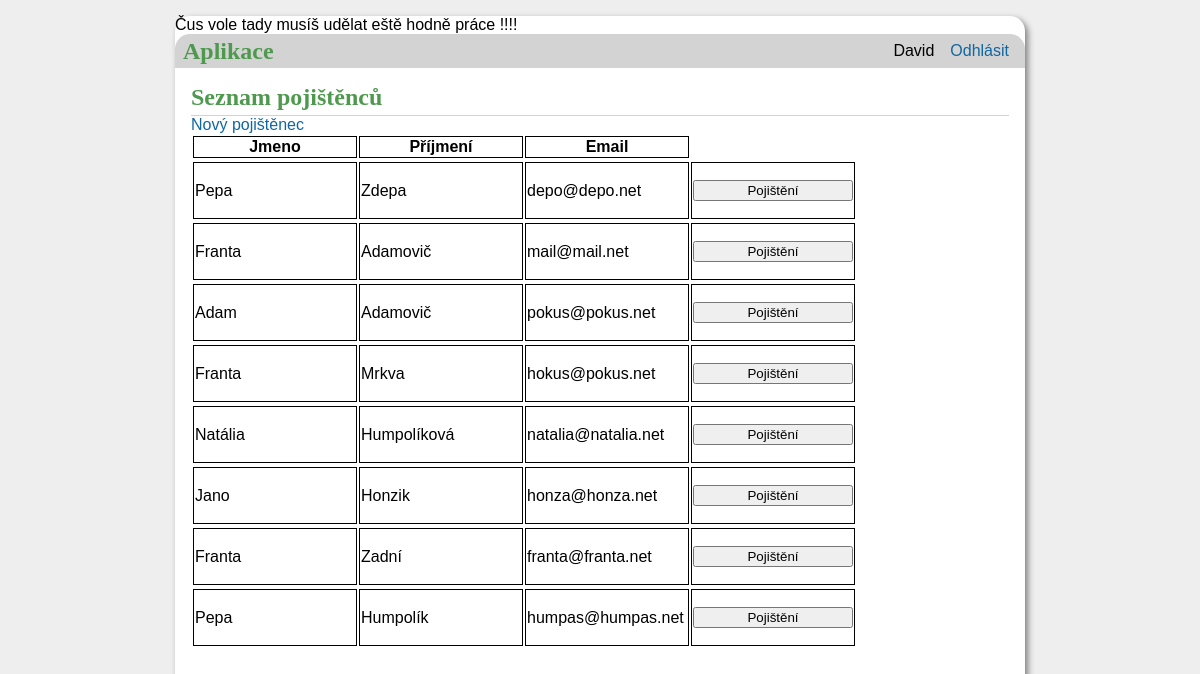
Screenshot of /list (signed in) with the database file from the repository.
### tables this page shows
CREATE TABLE administration (
id INTEGER PRIMARY KEY AUTOINCREMENT,
name TEXT NOT NULL,
surname TEXT NOT NULL,
password TEXT NOT NULL,
email TEXT UNIQUE NOT NULL
);

CREATE TABLE users (
id INTEGER PRIMARY KEY AUTOINCREMENT,
email TEXT UNIQUE NOT NULL,
name TEXT NOT NULL,
surname TEXT NOT NULL,
tel INTEGER NOT NULL,
street_descriptive TEXT NOT NULL,
city TEXT NOT NULL,
zip_code INTEGER NOT NULL
);

### aplikace/extract.py (the view)
@bp.route('/list', methods=('GET', 'POST'))
def list():
    db = get_db()
    posts = db.execute(
        'SELECT name, surname, email FROM users'
    ).fetchall()
    return render_template('extract/extract_list.html', posts=posts)

### aplikace/auth.py (called while the page is built)
@bp.before_app_request
def load_logged_in_user():
    user_id = session.get('email')
    if user_id is None:
        g.user = None
    else:
        g.user = get_db().execute(
            'SELECT * FROM administration WHERE email = ?', (user_id,)
        ).fetchone()

### aplikace/db.py (called while the page is built)
def get_db():
    if 'db' not in g:
        g.db = sqlite3.connect(
            current_app.config['DATABASE'],
            detect_types=sqlite3.PARSE_DECLTYPES
        )
        g.db.row_factory = sqlite3.Row
    return g.db

### aplikace/templates/extract/extract_list.html (shortened to what this page needs)
{% extends 'base.html' %}
{% block header %}
    <h1> {% block title %}Seznam pojištěnců{% endblock title %}
{% endblock header %}
{% block content %}
{% if g.user['name'] == 'David' %}
        <a href="{{ url_for('create.create') }}">Nový pojištěnec</a>
{% endif %}
        <table  >
            <thead>
                <tr>
                    <th>Jmeno</th>
                    <th>Příjmení</th>
                    <th>Email</th>
                </tr>
            </thead>
            {% for post in posts %}
            <table  >
                <tr >
                    <td>{{ post['name'] }}</td>
                    <td>{{ post['surname'] }}</td>
                    <td>{{ post['email'] }}</td>
                    <td><form method="post" action="{{ url_for('insurance.list_insurance') }}">
                            <button type="submit">Pojištění</button>
                        </form>
                    </td>
                </tr>
            </table>
        </table>
        {% endfor %}
{% endblock content %}

### aplikace/templates/base.html (shortened to what this page needs)
<!doctype html>
<link rel="stylesheet" href="{{ url_for('static', filename='style.css')}}">
<nav>
    <h1>Aplikace</h1>
    <ul>
        {% if g.user %}
            <li><span>{{ g.user['name'] }}</span>
            <li><a href="{{ url_for('auth.logout') }}">Odhlásit</a>
        {% else %}
            <li><a href="{{ url_for('auth.login') }}">Odhlášen</a>
                <p>{{ g.user['name'] }}</p>
        {% endif %}
    </ul>
</nav>
<section class="content">
    <header>
        {% block header %}{% endblock header %}
    </header>
    {% block content %}{% endblock content %}
</section>

### aplikace/static/style.css (style rules this page uses)
h1 { font-family: serif; color: #4e994e; margin: 1rem 0; }
a { color: #1067a1; text-decoration: none; }
nav { background: lightgray; display: flex; align-items: center; padding: 0 0.5rem; border-radius: 15px 15px 0 0; }
nav h1 { flex: auto; margin: 0; }
nav ul { display: flex; list-style: none; margin: 0; padding: 0; }
nav ul li a, nav ul li span, header .action { display: block; padding: 0.5rem; }
.content { padding: 0 1rem 1rem; }
.content > header { border-bottom: 1px solid lightgray; display: flex; align-items: flex-end; }
.content > header h1 { flex: auto; margin: 1rem 0 0.25rem 0; }
.content:last-child { margin-bottom: 0; }
.content form { margin: 1em 0; display: flex; flex-direction: column; }
table td, th { border: solid 1px; width: 10em; border-collapse: collapse; }

### rows the page displays
administration: user.name "David"
users: name "Pepa", surname "Zdepa", email "depo@depo.net"
users: name "Franta", surname "Adamovič", email "mail@mail.net"
users: name "Adam", surname "Adamovič", email "pokus@pokus.net"
users: name "Franta", surname "Mrkva", email "hokus@pokus.net"
users: name "Natália", surname "Humpolíková", email "natalia@natalia.net"
users: name "Jano", surname "Honzik", email "honza@honza.net"
users: name "Franta", surname "Zadní", email "franta@franta.net"
users: name "Pepa", surname "Humpolík", email "humpas@humpas.net"
